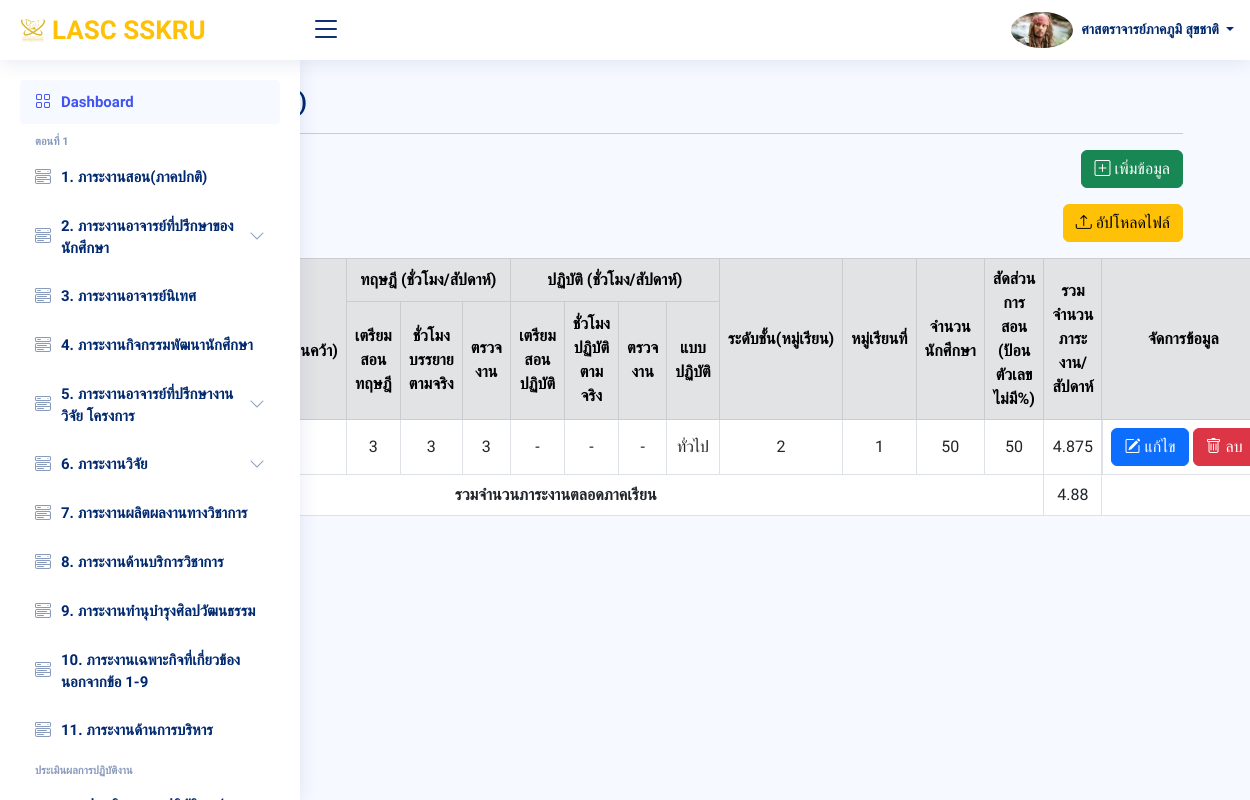
The app's page /index.php?page=1_1/index_1_1 (signed in) with its own data.
### tables this page shows
CREATE TABLE `users` (
  `userId` int(20) NOT NULL,
  `academic_rank` varchar(50) NOT NULL,
  `nametitle` varchar(50) NOT NULL,
  `firstname` varchar(50) NOT NULL,
  `lastname` varchar(50) NOT NULL,
  `branch` varchar(50) NOT NULL,
  `email` varchar(50) NOT NULL,
  `password` varchar(255) NOT NULL,
  `urole` varchar(50) NOT NULL,
  `isAdmin` varchar(10) NOT NULL,
  `img` varchar(50) NOT NULL,
  `created_at` timestamp NOT NULL DEFAULT current_timestamp()
);

CREATE TABLE `personal_1_1` (
  `userId` varchar(50) NOT NULL,
  `id` int(20) NOT NULL,
  `term` int(1) NOT NULL,
  `year` int(4) NOT NULL,
  `code_course` varchar(50) NOT NULL,
  `name_course` varchar(50) NOT NULL,
  `unit` varchar(50) NOT NULL,
  `prepare_theory` varchar(50) NOT NULL,
  `hour_lecture` varchar(50) NOT NULL,
  `check_work1` varchar(50) NOT NULL,
  `prepare_practice` varchar(50) NOT NULL,
  `hour_practice` varchar(50) NOT NULL,
  `check_work2` varchar(50) NOT NULL,
  `practice_subject` varchar(50) NOT NULL,
  `level` varchar(50) NOT NULL,
  `group_study` int(5) NOT NULL,
  `amount_student` int(5) NOT NULL,
  `proportion` int(5) NOT NULL,
  `amount_work` float NOT NULL
);

### index.php (the view, shortened to what this page needs)
<?php
  require_once 'config/db.php';
  $userId = $_SESSION['userId'];
  if (isset($_SESSION['userId'])) {
    $stmt = $conn->query("SELECT * FROM users WHERE userId = '$userId'");
    $stmt->execute();
    $row = $stmt->fetch(PDO::FETCH_ASSOC);
  }
?>
<!DOCTYPE html>
<html lang="en">
<head>
  <link href="assets/vendor/bootstrap/css/bootstrap.min.css" rel="stylesheet">
  <link href="assets/vendor/bootstrap-icons/bootstrap-icons.css" rel="stylesheet">
  <link href="assets/vendor/boxicons/css/boxicons.min.css" rel="stylesheet">
  <link href="assets/vendor/quill/quill.snow.css" rel="stylesheet">
  <link href="assets/vendor/quill/quill.bubble.css" rel="stylesheet">
  <link href="assets/vendor/remixicon/remixicon.css" rel="stylesheet">
  <link href="assets/vendor/simple-datatables/style.css" rel="stylesheet">
  <link href="assets/css/style.css" rel="stylesheet">
</head>
<body>
  <header id="header" class="header fixed-top d-flex align-items-center">
    <div class="d-flex align-items-center justify-content-between">
      <a class="logo d-flex align-items-center">
        <img src="assets/img/logo_lasc.png" alt="โลโก้คณะ">
        <span class="d-none d-lg-block" style="color: #ffc107;">LASC SSKRU</span>
      </a>
      <i class="bi bi-list toggle-sidebar-btn"></i>
    </div>
    <nav class="header-nav ms-auto">
      <ul class="d-flex align-items-center">
        <li class="nav-item dropdown pe-3">
          <a class="nav-link nav-profile d-flex align-items-center pe-0" href="#" data-bs-toggle="dropdown">
          <?php if(empty($row['img'])) {?>
            <i class="bi bi-person-circle"></i>
            <?php } else { ?>
              <img src="profile/<?= $row['img'] ?> " class="rounded-circle">
              <?php } ?>
            <span class="d-none d-md-block dropdown-toggle ps-2">
            <?php
                if($row['academic_rank'] == 'ไม่มี'){
                  echo  $row['nametitle'] . $row['firstname'] . ' ' . $row['lastname'];
                }elseif(($row['academic_rank'] == 'ศาสตราจารย์' or $row['academic_rank'] == 'รองศาสตราจารย์' or $row['academic_rank'] == 'ผู้ช่วยศาสตราจารย์')and $row['nametitle'] == 'ดร.'){
                  echo $row['academic_rank'] . ' ' . $row['nametitle'] . $row['firstname'] . ' ' . $row['lastname'];
                }elseif(($row['academic_rank'] == 'ศาสตราจารย์' or $row['academic_rank'] == 'รองศาสตราจารย์' or $row['academic_rank'] == 'ผู้ช่วยศาสตราจารย์')and ($row['nametitle'] == 'นาย' or $row['nametitle'] == 'นาง' or $row['nametitle'] == 'นางสาว')){
                  echo $row['academic_rank'] . $row['firstname'] . ' ' . $row['lastname'];
                }
            ?>
            </span>
          </a>
        </li>
      </ul>
    </nav>
  </header>
  <aside id="sidebar" class="sidebar">
    <ul class="sidebar-nav" id="sidebar-nav">
      <li class="nav-item">
        <a class="nav-link " href="index.php?page=users/dashboard">
          <i class="bi bi-grid"></i>
          <span>Dashboard</span>
        </a>
      </li>
      <li class="nav-heading">ตอนที่ 1</li>
      <li class="nav-item">
        <a class="nav-link collapsed" href="index.php?page=1_1/index_1_1">
          <i class="bi bi-menu-button-wide"></i>
          <span>1. ภาระงานสอน(ภาคปกติ)</span>
        </a>
      </li>
      <li class="nav-item">
        <a class="nav-link collapsed" data-bs-target="#components-nav1" data-bs-toggle="collapse" href="#">
          <i class="bi bi-menu-button-wide"></i><span>2. ภาระงานอาจารย์ที่ปรึกษาของนักศึกษา</span><i class="bi bi-chevron-down ms-auto"></i>
        </a>
      </li>
      <li class="nav-item">
        <a class="nav-link collapsed" href="index.php?page=1_3/index_1_3">
          <i class="bi bi-menu-button-wide"></i><span>3. ภาระงานอาจารย์นิเทศ</span>
        </a>
      </li>
      <li class="nav-item">
        <a class="nav-link collapsed" href="index.php?page=1_4/index_1_4">
          <i class="bi bi-menu-button-wide"></i><span>4. ภาระงานกิจกรรมพัฒนานักศึกษา</span>
        </a>
      </li>
      <li class="nav-item">
        <a class="nav-link collapsed" data-bs-target="#components-nav2" data-bs-toggle="collapse" href="#">
          <i class="bi bi-menu-button-wide"></i><span>5. ภาระงานอาจารย์ที่ปรึกษางานวิจัย โครงการ</span><i class="bi bi-chevron-down ms-auto"></i>
        </a>
      </li>
      <li class="nav-item">
        <a class="nav-link collapsed" data-bs-target="#components-nav3" data-bs-toggle="collapse" href="#">
          <i class="bi bi-menu-button-wide"></i><span>6. ภาระงานวิจัย</span><i class="bi bi-chevron-down ms-auto"></i>
        </a>
      </li>
      <li class="nav-item">
        <a class="nav-link collapsed" href="index.php?page=1_7/index_1_7">
          <i class="bi bi-menu-button-wide"></i><span>7. ภาระงานผลิตผลงานทางวิชาการ</span>
        </a>
      </li>
      <li class="nav-item">
        <a class="nav-link collapsed" href="index.php?page=1_8/index_1_8">
          <i class="bi bi-menu-button-wide"></i><span>8. ภาระงานด้านบริการวิชาการ</span>
        </a>
      </li>
      <li class="nav-item">
        <a class="nav-link collapsed" href="index.php?page=1_9/index_1_9">
          <i class="bi bi-menu-button-wide"></i><span>9. ภาระงานทำนุบำรุงศิลปวัฒนธรรม</span>
        </a>
      </li>
      <li class="nav-item">
        <a class="nav-link collapsed" href="index.php?page=1_10/index_1_10">
          <i class="bi bi-menu-button-wide"></i><span>10. ภาระงานเฉพาะกิจที่เกี่ยวข้อง นอกจากข้อ 1-9</span>
        </a>
      </li>
      <li class="nav-item">
        <a class="nav-link collapsed" href="index.php?page=1_11/index_1_11">
          <i class="bi bi-menu-button-wide"></i><span>11. ภาระงานด้านการบริหาร</span>
        </a>
      </li>
      <li class="nav-heading">ประเมินผลการปฏิบัติงาน</li>
      <li class="nav-item">
        <a class="nav-link collapsed" href="index.php?page=3/index_3">
          <i class="bi bi-menu-button-wide"></i><span>แบบประเมินผลการปฏิบัติงาน(สายวิชาการ)</span>
        </a>
      </li>
  </aside>
  <main>
    <br>
    <br>
    <br>
    <?php
      $page = $_GET['page'];
      include $page . ('.php');
    ?>
  </main>
</body>
</html>

### 1_1/index_1_1.php (shortened to what this page needs)
<?php
    require_once "config/db.php";
    $userId = $_SESSION['userId'];
    $stmt = $conn->query("SELECT * FROM `term_year` where id = 1");
    $stmt->execute();
    $term_year = $stmt->fetch();
    $term =  $term_year['term'];
    $year =  $term_year['year'];
?>
<div class="container">
    <div class="pagetitle mt-3">
        <h1>1. ภาระงานสอน (ภาคปกติ)</h1>
    </div>
    <hr>
    <div class="d-flex justify-content-end">
        <button class="btn btn-success mb-3" type="button" data-bs-toggle="modal" data-bs-target="#largeModal">
            <div class="icon d-flex">
                <i class="bi bi-plus-square"></i>&nbsp;
                <div class="label">เพิ่มข้อมูล</div>
            </div>
        </button>
        <?php
            $stmt = $conn->query("SELECT * FROM personal_1_1_file WHERE userId = '$userId' AND term = '$term' AND year = '$year'");
            $stmt->execute();
            $personal = $stmt->fetchAll();
        ?>
    </div>
    <div class="d-flex justify-content-end mb-3">
        <?php if (isset($personal[0]['file'])) { ?>
            <td style="white-space: nowrap;">
                <a href="uploads/<?= $personal[0]['file']; ?>" class="btn btn-secondary" target="_blank">
                    <div class="icon d-flex">
                        <i class="bi bi-eye"></i>&nbsp;
                        <div class="label">ดูไฟล์</div>
                    </div>
                </a>
                &nbsp;&nbsp;
                <a onclick="return confirm('ต้องการลบข้อมูลหรือไม่')" href="?page=1_1/index_1_1&delete_file=<?= base64_encode($personal[0]['file']); ?>" class="btn btn-danger">
                    <div class="icon d-flex">
                        <i class="bi bi-trash"></i>&nbsp;
                        <div class="label">ลบไฟล์</div>
                    </div>
                </a>
            </td>
        <?php } else { ?>
            <td>
                <a style="white-space: nowrap;" href="?page=1_1/index_1_1&term=<?= base64_encode($term) ?>&year=<?= base64_encode($year) ?>&upload" class="btn btn-warning">
                    <div class="icon d-flex">
                        <i class="bi bi-upload"></i>&nbsp;
                        <div class="label">อัปโหลดไฟล์</div>
                    </div>
                </a>
            </td>
        <?php } ?>
    </div>
    <table class="table table-bordered text-center align-middle">
        <thead class="align-middle table-secondary">
            <tr>
                <th scope="col" rowspan="2" style="white-space: nowrap;">รหัสวิชา</th>
                <th scope="col" rowspan="2" style="white-space: nowrap;">ชื่อวิชา</th>
                <th scope="col" rowspan="2" style="white-space: nowrap;">หน่วยกิต<br>(ทฤษฎี-ปฏิบัติ-ค้นคว้า)</th>
                <th scope="col" colspan="3">ทฤษฎี (ชั่วโมง/สัปดาห์)</th>
                <th scope="col" colspan="4">ปฏิบัติ (ชั่วโมง/สัปดาห์)</th>
                <th scope="col" rowspan="2" style="white-space: nowrap;">ระดับชั้น(หมู่เรียน)</th>
                <th scope="col" rowspan="2" style="white-space: nowrap;">หมู่เรียนที่</th>
                <th scope="col" rowspan="2">จำนวนนักศึกษา </th>
                <th scope="col" rowspan="2">สัดส่วนการสอน (ป้อนตัวเลขไม่มี%)</th>
                <th scope="col" rowspan="2">รวมจำนวนภาระงาน/สัปดาห์ </th>
                <th scope="col" rowspan="2">จัดการข้อมูล</th>
            </tr>
            <tr>
                <th scope="col">เตรียมสอนทฤษฎี</th>
                <th scope="col">ชั่วโมงบรรยายตามจริง</th>
                <th scope="col">ตรวจงาน</th>
                <th scope="col">เตรียมสอนปฏิบัติ</th>
                <th scope="col">ชั่วโมงปฏิบัติตามจริง</th>
                <th scope="col">ตรวจงาน</th>
                <th scope="col">แบบปฏิบัติ</th>
            </tr>
        </thead>
        <tbody>
            <?php
                $stmt = $conn->query("SELECT * FROM personal_1_1 WHERE userId = '$userId' AND term = '$term' AND year = '$year'");
                $personal = $stmt->fetchAll();
                $totalAmountWork = 0.00;
                if (!$personal) {
                    echo "<tr><td colspan='18' class='text-center'>ไม่มีข้อมูล</td></tr>";
                } else {
                    foreach ($personal as $per) {
                ?>
                        <tr>
                            <td style="white-space: nowrap;"><?= $per['code_course']; ?></td>
                            <td class="mb-3" style="white-space: nowrap;"><?= $per['name_course']; ?></td>
                            <td><?= $per['unit']; ?></td>
                            <td><?= $per['prepare_theory']; ?></td>
                            <td><?= $per['hour_lecture']; ?></td>
                            <td><?= $per['check_work1']; ?></td>
                            <td><?= $per['prepare_practice']; ?></td>
                            <td><?= $per['hour_practice']; ?></td>
                            <td><?= $per['check_work2']; ?></td>
                            <td style="white-space: nowrap;"><?= $per['practice_subject']; ?></td>
                            <td><?= $per['level']; ?></td>
                            <td><?= $per['group_study']; ?></td>
                            <td><?= $per['amount_student']; ?></td>
                            <td><?= $per['proportion']; ?></td>
                            <td><?= $per['amount_work']; ?></td>
                            <?php $totalAmountWork += floatval($per['amount_work']); ?>
                                <td class="d-flex justify-content-center">
                                    <a href="?page=1_1/index_1_1&edit=<?= base64_encode($per['id']); ?>" class="btn btn-primary">
                                        <div class="icon d-flex">
                                            <i class="bi bi-pencil-square"></i>&nbsp;
                                            <div class="label">แก้ไข</div>
                                        </div>
                                    </a>&nbsp;
                                    <a onclick="return confirm('ต้องการลบข้อมูลหรือไม่')" href="?page=1_1/index_1_1&delete=<?= base64_encode($per['id']); ?>" class="btn btn-danger">
                                        <div class="icon d-flex">
                                            <i class="bi bi-trash"></i>&nbsp;
                                            <div class="label">ลบ</div>
                                        </div>
                                    </a>
                                </td>
                        </tr>
                <?php } } ?>
                        <tr>
                            <th scope="row" colspan="14">รวมจำนวนภาระงานตลอดภาคเรียน</th>
                            <td scope="row"><?= number_format($totalAmountWork, 2); ?></td>
                            <td colspan="2"></td>
                        </tr>
        </tbody>
    </table>
</div>

### assets/css/style.css (style rules this page uses)
:root { scroll-behavior: smooth; }
body { font-family: 'Kanit', sans-serif; background: #f6f9ff; color: #444444; }
a { color: #4154f1; text-decoration: none; }
h1, h2, h3, h4, h5, h6 { font-family: 'Kanit', sans-serif; }
.pagetitle { margin-bottom: 10px; }
.pagetitle h1 { font-size: 24px; margin-bottom: 0; font-weight: 600; color: #012970; }
.logo { line-height: 1; }
@media (min-width: 1200px) { .logo { width: 280px; } }
.logo img { max-height: 26px; margin-right: 6px; }
.logo span { font-size: 26px; font-weight: 700; font-family: 'Kanit', sans-serif; }
.header { transition: all 0.5s; z-index: 997; height: 60px; box-shadow: 0px 2px 20px rgba(1, 41, 112, 0.1); background-color: #fff; padding-left: 20px; }
.header .toggle-sidebar-btn { font-size: 32px; padding-left: 10px; cursor: pointer; color: #012970; }
.header-nav ul { list-style: none; }
.header-nav>ul { margin: 0; padding: 0; }
.header-nav .nav-profile { color: #012970; }
.header-nav .nav-profile img { max-height: 36px; }
.header-nav .nav-profile span { font-size: 14px; font-weight: 600; }
.sidebar { position: fixed; top: 60px; left: 0; bottom: 0; width: 300px; z-index: 996; transition: all 0.3s; padding: 20px; overflow-y: auto; scrollbar-width: thin; scrollbar-color: #aab7cf transparent; box-shadow: 0px 0px 20px rgba(1, 41, 112, 0.1); background-color: #fff; }
.sidebar-nav { padding: 0; margin: 0; list-style: none; }
.sidebar-nav li { padding: 0; margin: 0; list-style: none; }
.sidebar-nav .nav-item { margin-bottom: 5px; }
.sidebar-nav .nav-heading { font-size: 11px; text-transform: uppercase; color: #899bbd; font-weight: 600; margin: 10px 0 5px 15px; }
.sidebar-nav .nav-link { display: flex; align-items: center; font-size: 15px; font-weight: 600; color: #4154f1; transition: 0.3; background: #f6f9ff; padding: 10px 15px; border-radius: 4px; }
.sidebar-nav .nav-link i { font-size: 16px; margin-right: 10px; color: #4154f1; }
.sidebar-nav .nav-link.collapsed { color: #012970; background: #fff; }
.sidebar-nav .nav-link.collapsed i { color: #899bbd; }
.sidebar-nav .nav-link .bi-chevron-down { margin-right: 0; transition: transform 0.2s ease-in-out; }

### records on screen
users: img (picture), academic_rank "ศาสตราจารย์", firstname "ภาคภูมิ", lastname "สุขชาติ"
personal_1_1: prepare_theory "3", hour_lecture "3", check_work1 "3", prepare_practice "-", hour_practice "-", check_work2 "-", practice_subject "ทั่วไป", level "2", group_study "1", amount_student "50", proportion "50", amount_work "4.875"

### other values on screen
$totalAmountWork "4.88"
